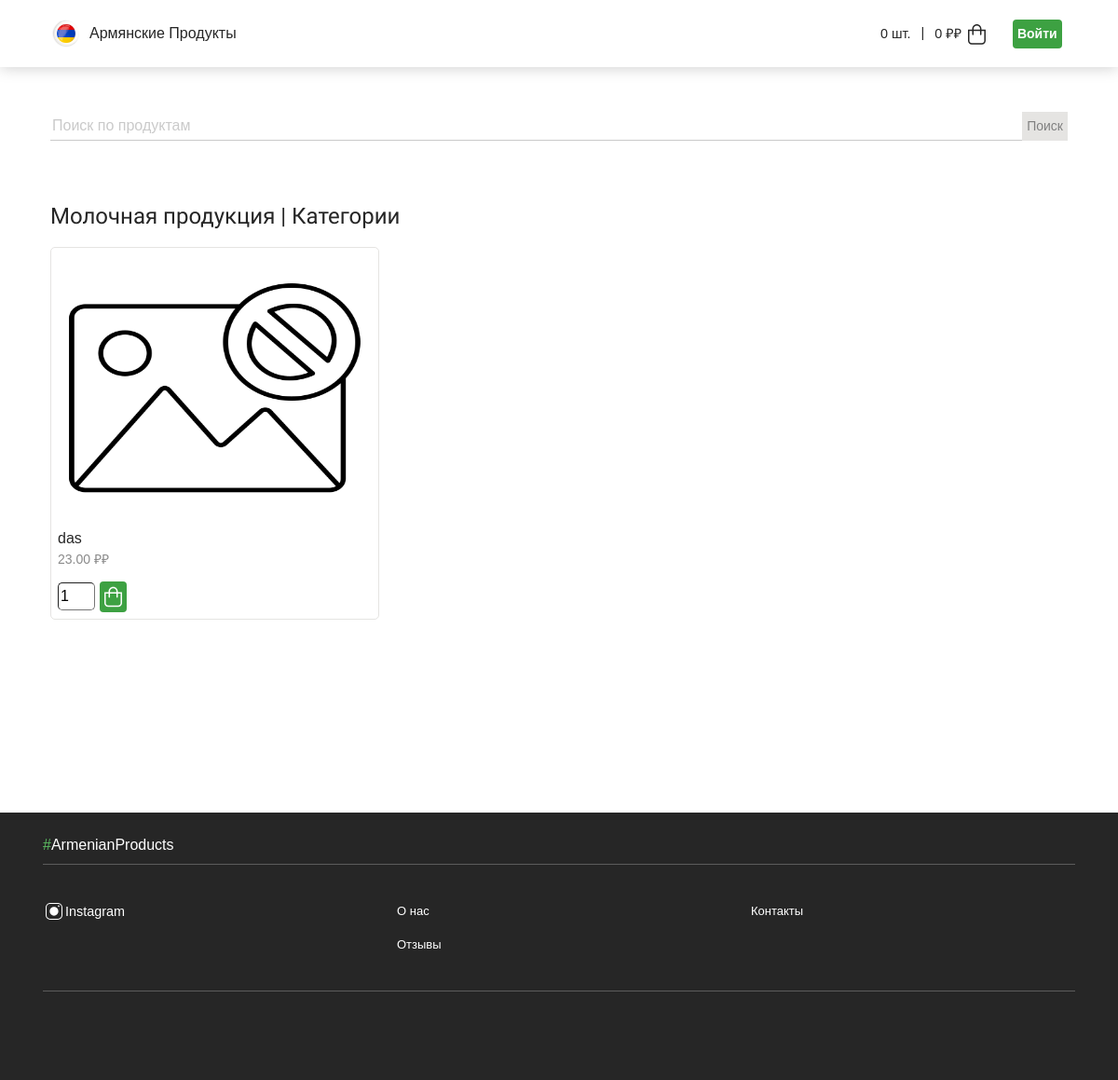
The page /category/5 on the database its author committed.
### grocery_store/models.py (models this page shows, shortened)
class Category(models.Model):
    title = models.CharField(max_length=100, db_index=True, verbose_name="Категория")
    class Meta:
        verbose_name = "Категория"
        verbose_name_plural = "Категории"
        ordering = ['title']
    def __str__(self):
        return self.title

class Product(models.Model):
    in_stock = models.BooleanField(default=True, verbose_name='В наличии')
    title = models.TextField(max_length=100, verbose_name='Наименование')
    time_create = models.DateTimeField(auto_now_add=True, verbose_name='Добавлено')
    time_update = models.DateTimeField(auto_now=True, verbose_name='Изменено')
    photo = models.ImageField(upload_to="photos/%Y/%m/%d/", default="photos/default.png", verbose_name='Фото')
    description = models.TextField(max_length=1024, default=None, blank=True, null=True,verbose_name='Описание')
    composition = models.TextField(max_length=1024, default=None, blank=True, null=True, verbose_name='Состав')
    nutritional_value = models.TextField(max_length=512, default=None, blank=True, null=True, verbose_name='Пищевая ценность')
    weight = models.PositiveIntegerField(blank=True, null=True, verbose_name='Масса')
    price = models.DecimalField(verbose_name='Цена', max_digits=10, decimal_places=2)
    price_with_discount = models.DecimalField(verbose_name='Цена со скидкой',  default=None, blank=True, null=True,  decimal_places=2, max_digits=10)
    category = models.ForeignKey('Category', on_delete=models.PROTECT, null=True, verbose_name='Категория')
    class Meta:
        verbose_name = "Продукт"
        verbose_name_plural = "Продукты"
        ordering = ['title']

### grocery_store/views.py (the view)
# urls.py: path('category/<int:category_id>', ShowProductByCategory.as_view(), name = "product_by_category"),
class ShowProductByCategory(ListView):
    model = Product
    template_name = "grocery_store/product_list.html"
    context_object_name = 'products'
    def get_queryset(self):
        query = self.kwargs.get('category_id')
        object_list = Product.objects.filter(category=query).order_by('title')
        return object_list
    def get_context_data(self, *, object_list=None, **kwargs):
        category_id = self.kwargs.get('category_id')
        context = super().get_context_data(**kwargs)
        context['title'] = f'{Category.objects.get(pk=category_id)}'
        context['form'] = CartAddProductForm()
        return context

### cart/forms.py
class CartAddProductForm(forms.Form):
    quantity = forms.IntegerField(label="",
                                widget=forms.NumberInput(attrs={"id": 'cart-amount', "value": 1}),
                                max_value=99,
                                min_value=1,
                                validators=[quantity_validation])
    update = forms.BooleanField(required=False,
                                initial=False,
                                widget=forms.HiddenInput)

### cart/cart.py (called while the page is built)
    def __len__(self):
        return sum(item['quantity'] for item in self.cart.values())

    def get_amount(self):
        return self.__len__()

    def get_total_price(self):
        return sum(Decimal(item['price']) * item['quantity'] for item in self.cart.values())

### cart/context_processors.py (called while the page is built)
def cart(request):
    return {'cart': Cart(request)}

### grocery_store/templatetags/floattags.py (called while the page is built)
def formatted_float(value):
    return str(value).replace(',','.')

### grocery_store/templates/grocery_store/product_list.html (shortened to what this page needs)
{% extends "grocery_store/main.html" %}
{% block "content" %}
{% load floattags %}
    {% include elements|add:"/search_container.html" with search_by=search_by %}
<div class="container">
    <h2 class="stores-header">{{ title }} | <a href="{% url 'categories' %}">Категории</a> </h2>
    <div class="stores-cards">
{% if products %}
{% for product in products %}
{% if product.in_stock %}
        <div  class="stores-card">
      <a href="{% url 'product_page' product.id %}">
        <div class="stores-card-pic">
          <img class="transition-fix" id="product-card-pic" src="{{ product.photo.url }}"
            alt="{{ product.name }}">
        </div>
          <div class="product-description">
          <div>{{ product.title }}</div>
              {% if product.price_with_discount %}
                      <div class="store-type"><s style="color: red;">{{ product.price|formatted_float }} ₽₽</s>&nbsp;&nbsp;&nbsp;{{ product.price_with_discount|formatted_float }} ₽₽</div>
              {% else %}
                <div class="store-type">{{ product.price|formatted_float }} ₽₽</div>
              {% endif %}
          </div>
      </a>
  {% firstof "grocery_store/elements" as elements %}
  {% include elements|add:"/cart_add_form.html" %}
        </div>
{% endif %}
{% endfor %}
{% else %}
        <p>Ничего не найдено</p>
{% endif %}
    </div>
  </div>
  {% firstof "grocery_store/elements" as elements %}
{% endblock %}

### grocery_store/templates/grocery_store/elements/cart_add_form.html (shortened to what this page needs)
{% load static %}
<form action="{% url 'cart:cart_add' product.id %}" class="list-cart-form" method="post">
  {{ form }}
  <button type="submit" value="В корзину"><img src="{% static 'grocery_store/images/header/white_basket.svg' %}" alt="Корзина"></button>
</form>

### grocery_store/static/grocery_store/css/universal/tricks.css (style rules this page uses)
::placeholder { color: var(--color-placeholder); }
.transition-fix { transform: rotate(0.00000000001deg); }
html { scroll-behavior: smooth; }

### grocery_store/static/grocery_store/css/common.css (style rules this page uses)
:root { --color-main: #5cbc61; --color-dark: #262626; --color-light: white; --color-lightergray: #f9f9f9; --color-lightgray: #efefef; --color-gray: #cacaca; --color-darkgray: #8a8a8a; --color-darkergray: #5c5c5c; --color-darkestgray: #3b3b3b; --color-placeholder: var(--color-gray); --container-padding-x: 8px; --border-radius: 3px; --scroller-size: 80px; --scroller-size-small: 64px; --max-width: 1124px; font-family: Roboto, 'Segoe UI', Oxygen, Ubuntu, Cantarell, 'Open Sans', -apple-system, BlinkMacSystemFont, 'Helvetica Neue', sans-serif; font-weight: 400; font-size: var(--font-size); color: var(--color-dark); }
h1, h2, h3, h4, h5, h6 { font-weight: 400; }
a { text-decoration: none; color: inherit; transition: color 0.3s; }
.container { padding: 0 var(--container-padding-x); margin: auto; }
@media screen and (min-width: 769px) { .container { max-width: var(--max-width); } }

### grocery_store/static/grocery_store/css/stores.css (style rules this page uses)
.stores-cards { display: grid; grid-template-columns: 1fr 1fr 1fr; grid-gap: 16px; margin-bottom: 50px; }
.stores-header { margin-top: 15px; margin-bottom: 15px; }
.stores-card { text-decoration: none; color: var(--color-dark); border: solid #E5E4E2 1px; border-radius: 5px; display: flex; flex-direction: column; justify-content: space-between; }
.stores-card-pic { width: 100%; border-radius: var(--border-radius); overflow: hidden; }
.stores-card-pic img { transition: 0.3s; width: 100%; overflow: hidden; min-height: 300px; max-height: 300px; }
.store-type { color: var(--color-darkgray); font-size: 0.875rem; }
.store-name, .store-time, .store-type { margin-bottom: 0.35rem; }
.list-cart-form { display: flex; align-items: center; margin: 7px; }
#cart-amount { width: 40px; border-radius: 5px; border-width: 1px; height: 30px; margin-right: 5px; }
.product-description { margin-left: 7px; }

### grocery_store/static/grocery_store/css/cart.css (style rules this page uses)
body { margin:0; padding:0; font-family:helvetica, sans-serif; }
h1, h2, h3, h4, h5 , h6 { font-family: 'Ubuntu', sans-serif; font-weight:normal; }
a.button, button[type="submit"], input[type="submit"] { color:#fff; background:#3da142; transition: background 0.3s ease-in; border-radius:4px; padding:5px; font-size:14px; border:0; }

### rows shown on the page
Category: title "Молочная продукция"
Product: photo (placeholder picture), title "das", price "23.00", quantity "1", in_stock True (drawn)

### other values the page prints
{{ cart.get_amount }} "0"
{{ cart.get_total_price }} "0"
